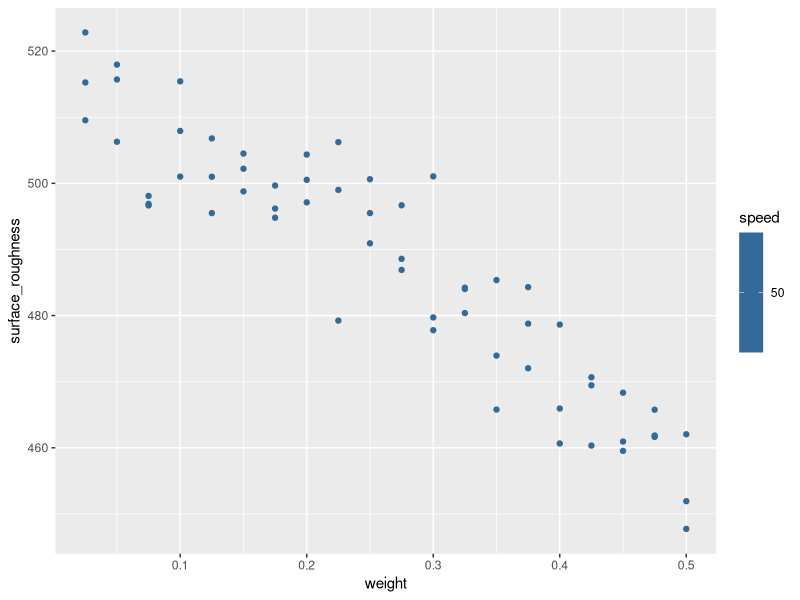
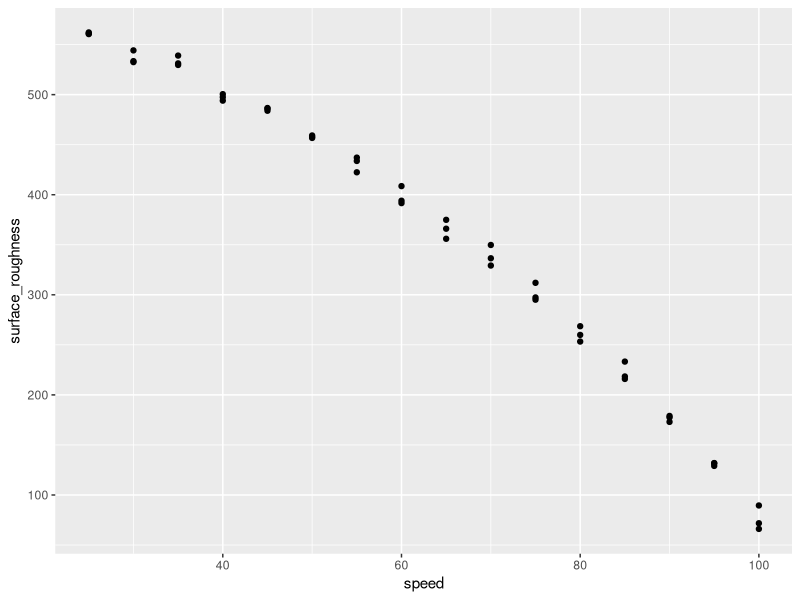
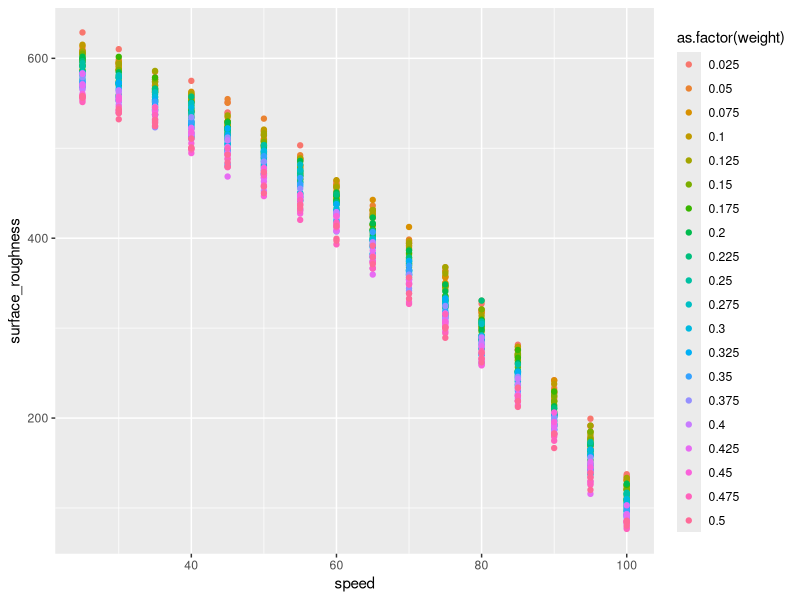
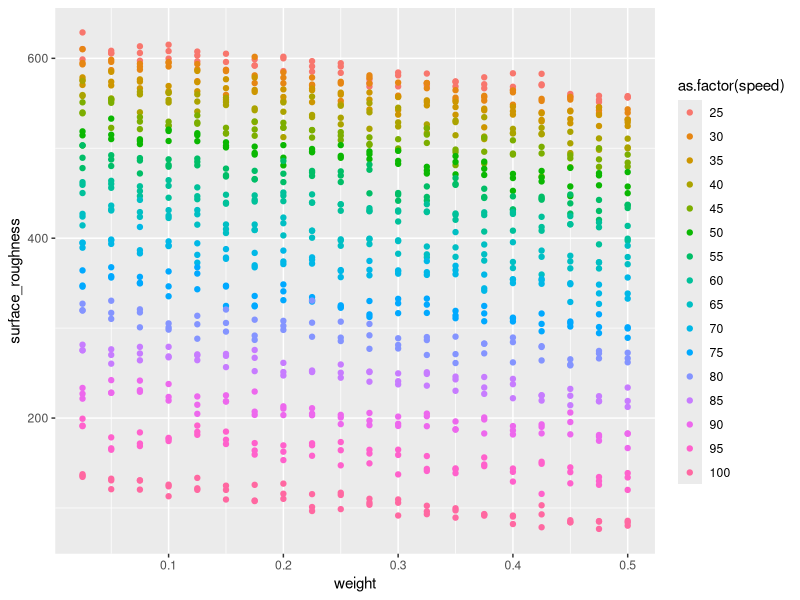
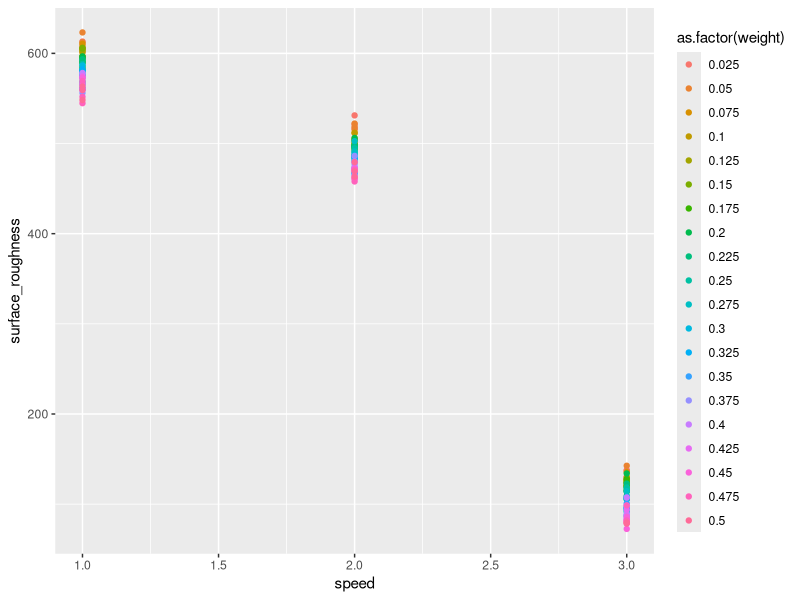
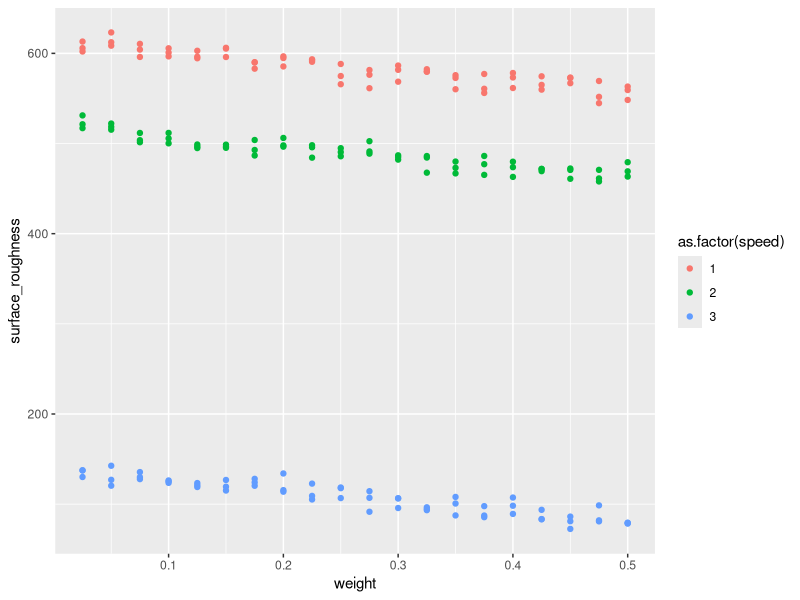

The R script that drew these images, in order:
## ---- chunk 1
library('ggplot2')
library('dplyr')
library('tidyr')
## ---- chunk 2
weight <- seq(0.025, 0.500, by=0.025)
speed <- 50
d <- expand.grid(replication=1:3, weight=weight, speed=speed)
d$surface_roughness <- 650 -120*d$weight - .1*d$speed - .05*d$speed*d$speed + rnorm(nrow(d), 0, 8)
write.csv(d, file='balls-001.csv', row.names=FALSE)
qplot(weight, surface_roughness, data=d, color=speed)
## ---- chunk 3
weight <- 0.500
speed <- seq(25,100,by=5)
d <- expand.grid(replication=1:3, weight=weight, speed=speed)
d$surface_roughness <- 650 -120*d$weight - .1*d$speed - .05*d$speed*d$speed + rnorm(nrow(d), 0, 8)
write.csv(d, file='balls-002.csv', row.names=FALSE)
qplot(speed, surface_roughness, data=d)
## ---- chunk 4
weight <- seq(0.025, 0.500, by=0.025)
speed <- seq(25,100,by=5)
d <- expand.grid(replication=1:3, weight=weight, speed=speed)
d$surface_roughness <- 650 -120*d$weight - .1*d$speed - .05*d$speed*d$speed + rnorm(nrow(d), 0, 8)
write.csv(d, file='balls-003.csv', row.names=FALSE)
qplot(speed, surface_roughness, data=d, color=as.factor(weight))
qplot(weight, surface_roughness, data=d, color=as.factor(speed))
## ---- chunk 5
weight <- seq(0.025, 0.500, by=0.025)
speed <- c(25,50, 100)
d <- expand.grid(replication=1:3, weight=weight, speed=speed)
d$surface_roughness <- 650 -120*d$weight - .1*d$speed - .05*d$speed*d$speed + rnorm(nrow(d), 0, 8)
d$cspeed <- 1
d$cspeed[d$speed == 50] <- 2
d$cspeed[d$speed == 100] <- 3
d$speed <- d$cspeed
d$cspeed <- factor('low', levels=c('low', 'medium', 'high'))
d$cspeed[d$speed == 2] <- 'medium'
d$cspeed[d$speed == 3] <- 'high'

d <- d[,c("replication","weight","speed", "cspeed", "surface_roughness")]

write.csv(d, file='balls-004.csv', row.names=FALSE)
qplot(speed, surface_roughness, data=d, color=as.factor(weight))
qplot(weight, surface_roughness, data=d, color=as.factor(speed))
